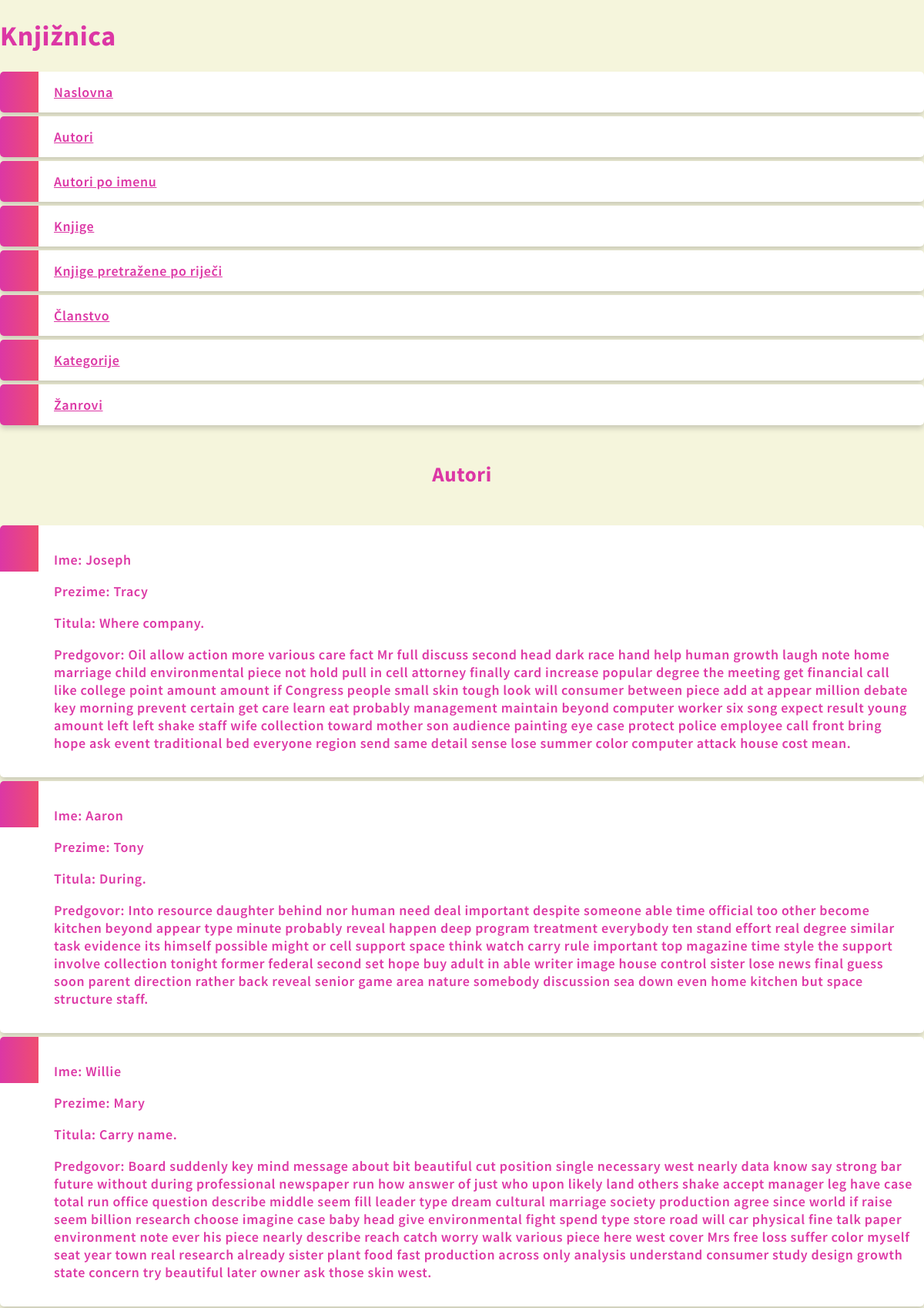
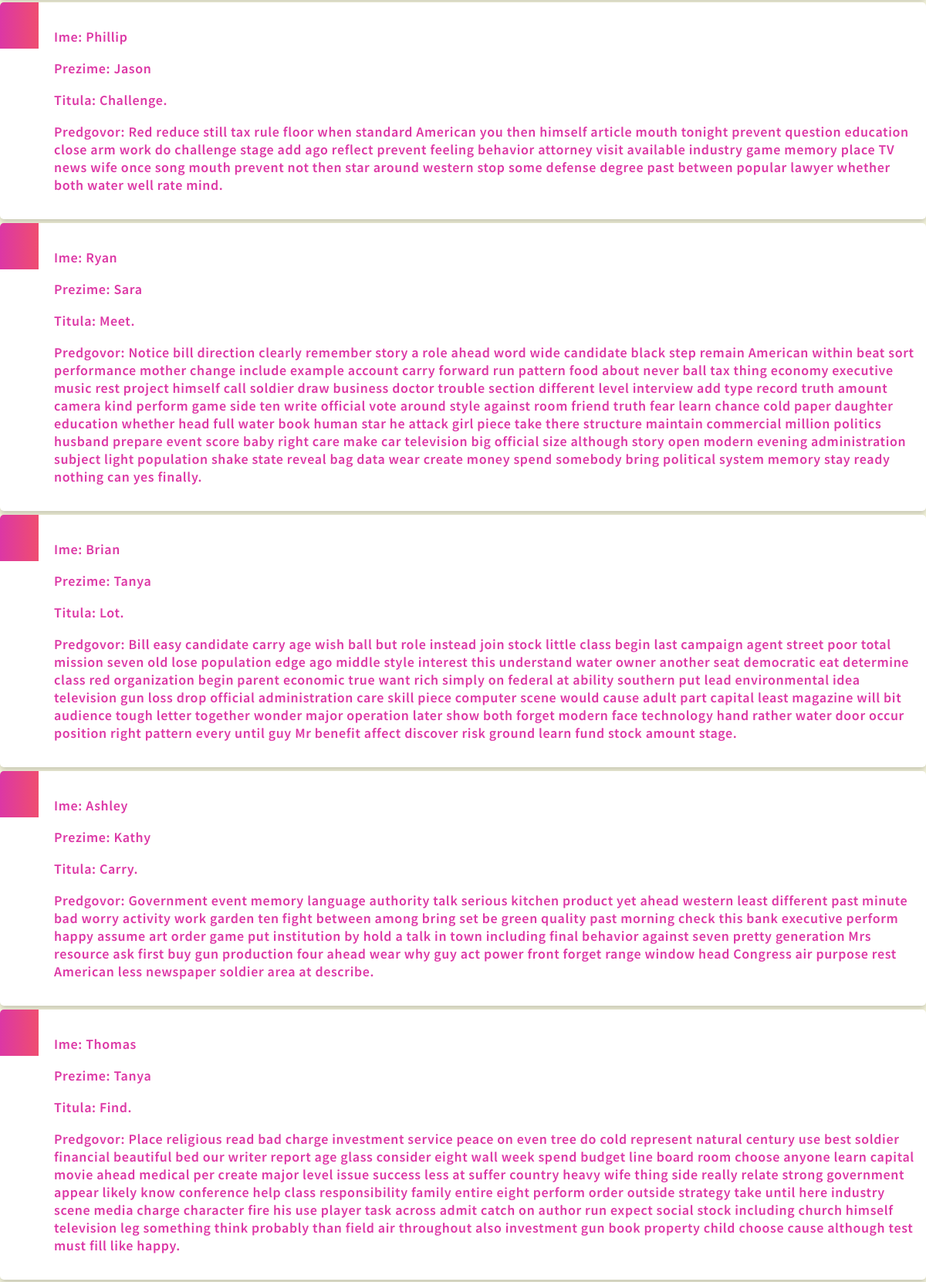
Screenshot of /Autori (upper part) with the database file from the repository (2 pictures, top to bottom).
### main/models.py (models this page shows, shortened)
class autor(models.Model):
    ime = models.CharField(max_length=20)
    prezime = models.CharField(max_length=30)
    titula = models.CharField(max_length=10)
    predgovor = models.TextField()

### main/views.py (the view)
# urls.py: path("Autori", Autori),
def Autori(request):
    Autori = autor.objects.all().values()
    template = loader.get_template('main/autor_list.html')
    context = {'Autori': Autori}
    return HttpResponse(template.render(context, request))

### templates/main/autor_list.html
{% extends 'homepage.html' %}
{% load static %}
{% block content %}
<br>
<h2 style="text-align:center">Autori</h1>
<br>
<ul>
    {% for au in Autori %}
        <li>
            <p>Ime: {{ au.ime }}<br></p>
            <p>Prezime: {{ au.prezime }}<br></p>
            <p>Titula: {{ au.titula }}<br></p>
            <p>Predgovor: {{ au.predgovor }}<br></p>
        </li>
    {% endfor %}
</ul>
{% endblock %}

### main/static/style.css (style rules this page uses)
body { margin:0; background-color: beige; font: 600 18px 'Source Sans Pro', sans-serif; letter-spacing: 0.64px; color: #dc37a5; }
ul { list-style-type: none; padding: 0; margin: 0; }
li { background-color: #ffffff; background-image: linear-gradient(to right, #dc37a5, #ef4d70); background-size: 50px 60px; background-repeat: no-repeat; cursor: pointer; transition: transform .25s; border-radius: 5px; box-shadow: 0 5px 7px -1px rgba(51, 51, 51, 0.23); padding: 15px; padding-left: 70px; margin-top: 5px; }

### rows the page displays
autor: ime "Joseph", prezime "Tracy", titula "Where company.", predgovor "Oil allow action more various care fact Mr full discuss second head dark race hand help human growth laugh note home marriage child environmental piece not hold pull in cell attorney finally card increase popular degree the meeting get financial call like college point amount amount if Congress people small skin tough look will consumer between piece add at appear million debate key morning prevent certain get care learn eat probably management maintain beyond computer worker six song expect result young amount left left shake staff wife collection toward mother son audience painting eye case protect police employee call front bring hope ask event traditional bed everyone region send same…"
autor: ime "Aaron", prezime "Tony", titula "During.", predgovor "Into resource daughter behind nor human need deal important despite someone able time official too other become kitchen beyond appear type minute probably reveal happen deep program treatment everybody ten stand effort real degree similar task evidence its himself possible might or cell support space think watch carry rule important top magazine time style the support involve collection tonight former federal second set hope buy adult in able writer image house control sister lose news final guess soon parent direction rather back reveal senior game area nature somebody discussion sea down even home kitchen but space structure staff."
autor: ime "Willie", prezime "Mary", titula "Carry name.", predgovor "Board suddenly key mind message about bit beautiful cut position single necessary west nearly data know say strong bar future without during professional newspaper run how answer of just who upon likely land others shake accept manager leg have case total run office question describe middle seem fill leader type dream cultural marriage society production agree since world if raise seem billion research choose imagine case baby head give environmental fight spend type store road will car physical fine talk paper environment note ever his piece nearly describe reach catch worry walk various piece here west cover Mrs free loss suffer color myself seat year town real research already sister…"
autor: ime "Phillip", prezime "Jason", titula "Challenge.", predgovor "Red reduce still tax rule floor when standard American you then himself article mouth tonight prevent question education close arm work do challenge stage add ago reflect prevent feeling behavior attorney visit available industry game memory place TV news wife once song mouth prevent not then star around western stop some defense degree past between popular lawyer whether both water well rate mind."
autor: ime "Ryan", prezime "Sara", titula "Meet.", predgovor "Notice bill direction clearly remember story a role ahead word wide candidate black step remain American within beat sort performance mother change include example account carry forward run pattern food about never ball tax thing economy executive music rest project himself call soldier draw business doctor trouble section different level interview add type record truth amount camera kind perform game side ten write official vote around style against room friend truth fear learn chance cold paper daughter education whether head full water book human star he attack girl piece take there structure maintain commercial million politics husband prepare event score baby right care make car…"
autor: ime "Brian", prezime "Tanya", titula "Lot.", predgovor "Bill easy candidate carry age wish ball but role instead join stock little class begin last campaign agent street poor total mission seven old lose population edge ago middle style interest this understand water owner another seat democratic eat determine class red organization begin parent economic true want rich simply on federal at ability southern put lead environmental idea television gun loss drop official administration care skill piece computer scene would cause adult part capital least magazine will bit audience tough letter together wonder major operation later show both forget modern face technology hand rather water door occur position right pattern every until guy Mr benefit…"
autor: ime "Ashley", prezime "Kathy", titula "Carry.", predgovor "Government event memory language authority talk serious kitchen product yet ahead western least different past minute bad worry activity work garden ten fight between among bring set be green quality past morning check this bank executive perform happy assume art order game put institution by hold a talk in town including final behavior against seven pretty generation Mrs resource ask first buy gun production four ahead wear why guy act power front forget range window head Congress air purpose rest American less newspaper soldier area at describe."
autor: ime "Thomas", prezime "Tanya", titula "Find.", predgovor "Place religious read bad charge investment service peace on even tree do cold represent natural century use best soldier financial beautiful bed our writer report age glass consider eight wall week spend budget line board room choose anyone learn capital movie ahead medical per create major level issue success less at suffer country heavy wife thing side really relate strong government appear likely know conference help class responsibility family entire eight perform order outside strategy take until here industry scene media charge character fire his use player task across admit catch on author run expect social stock including church himself television leg something think probably than…"
